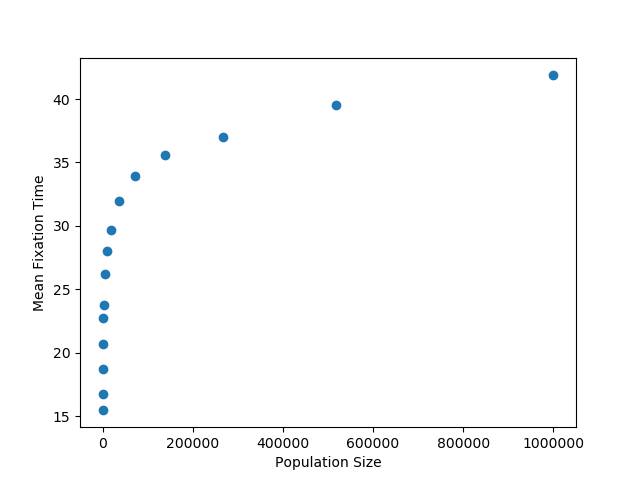

The script that saved this image:
#!/usr/bin/env python3

import sys 
import numpy as np
from numpy.random import binomial 
import matplotlib.pyplot as plt
import seaborn as sns

#In other words, if an individual does not leave offspring (fitness is zero), the selection against it in a genetic sense is 1 (100%) s=1 no offspring 


def one_simulation (anum, s, repetitions = 1000):
    anum=int(anum)
    n1 = np.ones(repetitions, dtype=np.uint64)
    Tn = np.empty_like(n1)
    update = (n1 > 0)&(n1<anum)
    t=0
    
    while update.any():
        t += 1
        p1 = n1 * (1 + s) / (anum +n1*s)
        n1[update]= binomial(anum, p1[update])
        Tn[update] = t
        update = (n1 > 0) & (n1 < anum)
    
    return n1 == anum, Tn

def time_vs_pop_simulation (pop_size):
    pop_size=int(pop_size)
    fixations, times = one_simulation (2*pop_size, 0.6, 1000) #assume s=0.6
    time_mean=times.mean()
    
    return time_mean 

#print (time_vs_pop_simulation (100000000))

mean_fix_time=[]
size_range=np.logspace(2, 6, 15, base=10.0, dtype=np.uint64)
#numpy.logspace(start, stop, num=50, endpoint=True, base=10.0, dtype=None, axis=0)[source]
for size in size_range:
    time2=time_vs_pop_simulation(size)
    mean_fix_time.append(time2)


mean_fix_time=np.array(mean_fix_time)

fig, ax = plt.subplots()
x=size_range
y=mean_fix_time
ax.scatter(x,y)
ax.set(xlabel="Population Size", ylabel="Mean Fixation Time")
fig.savefig("evolution2.png")
plt.close()





    